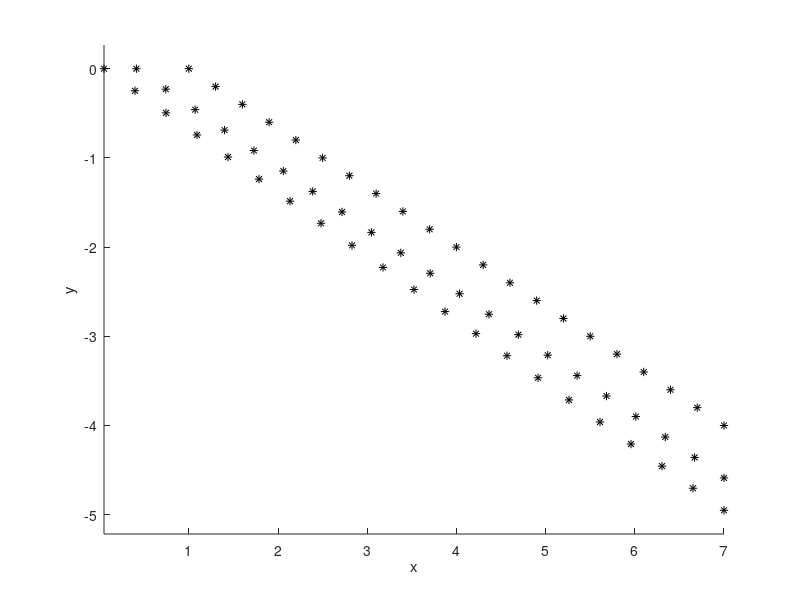

Write the MATLAB code that produced this figure.
clear all

quarcirc = 0:pi/5:pi/2;
rad = 1;

xfqc = (-rad*sin(quarcirc))+rad;
yfqc = zeros(size(xfqc));
zfqc = rad*cos(quarcirc);

xbqc_off = 7;
ybqc_off = 5;

xbqc = ones(size(xfqc))*xbqc_off;
ybqc = xfqc - ybqc_off;
zbqc = zfqc;

xPanels = 20;

for i = 1:length(xfqc)
    xbegin = xfqc(i);
    xfinish = xbqc(i);
    x(i,:) = xbegin:(xfinish-xbegin)/xPanels:xfinish;
    y(i,:)=yfqc(i)+(x(i,:)-xbegin).*((ybqc(i)-yfqc(i))./(xfinish-xbegin));
    z(i,:)=zfqc(i)+(x(i,:)-xbegin).*((zbqc(i)-zfqc(i))./(xfinish-xbegin));
end

figure
hold on
axis equal
plot3(x,y,z,'k*')
xlabel('x')
ylabel('y')
zlabel('z')